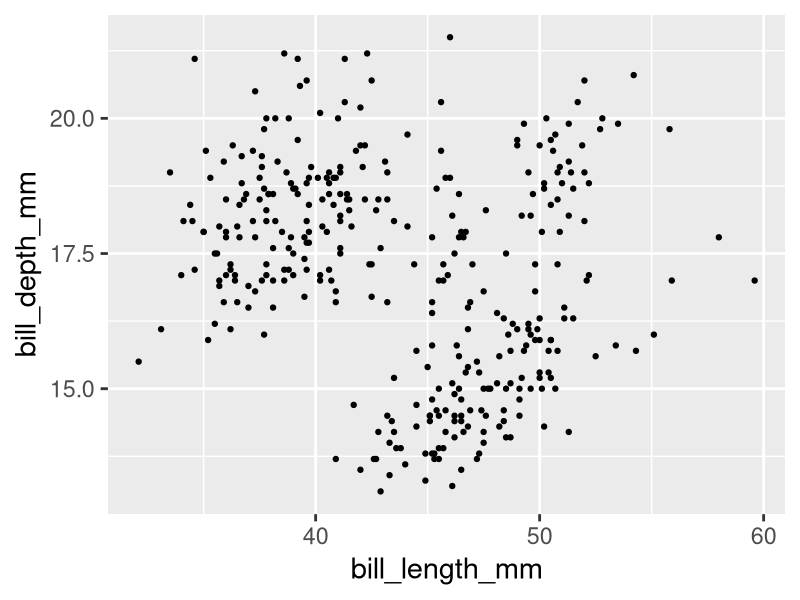
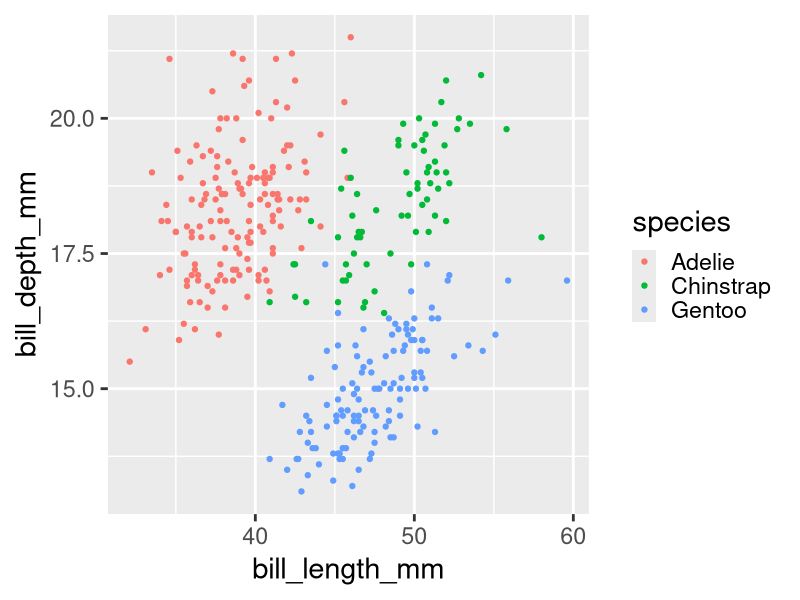
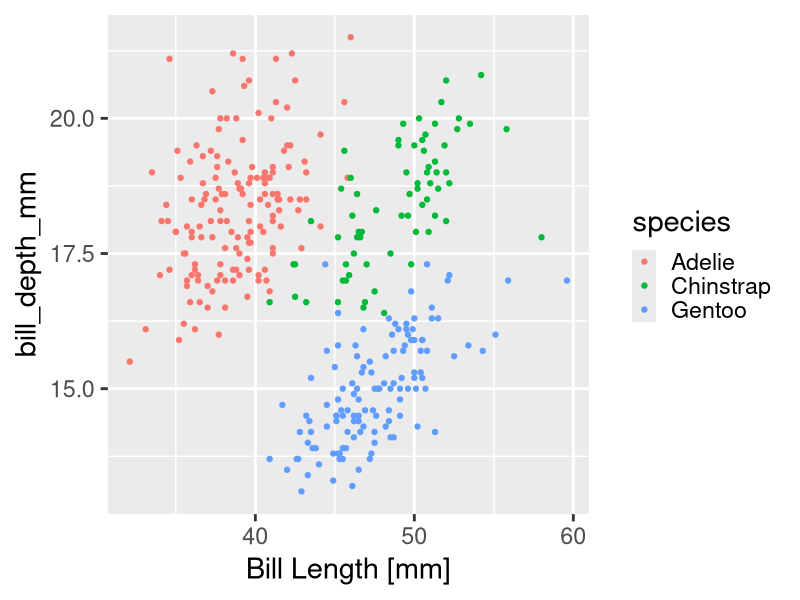
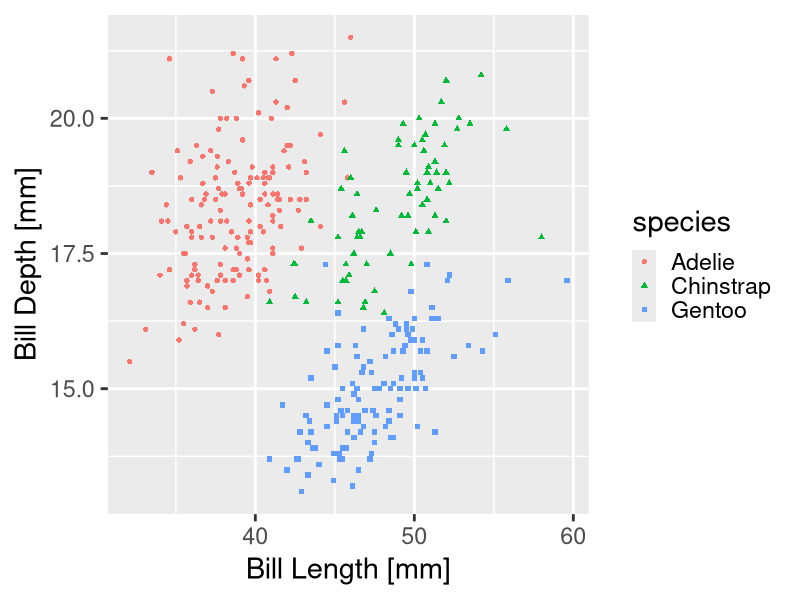
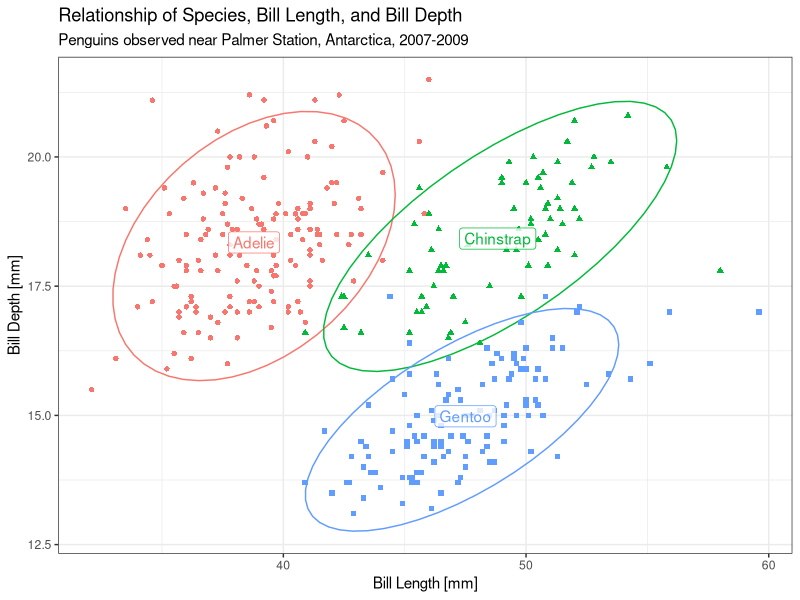
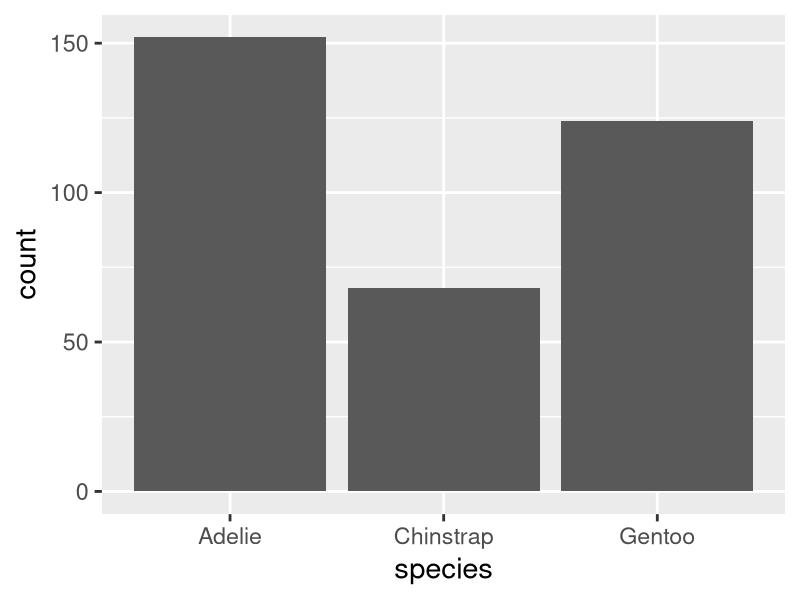
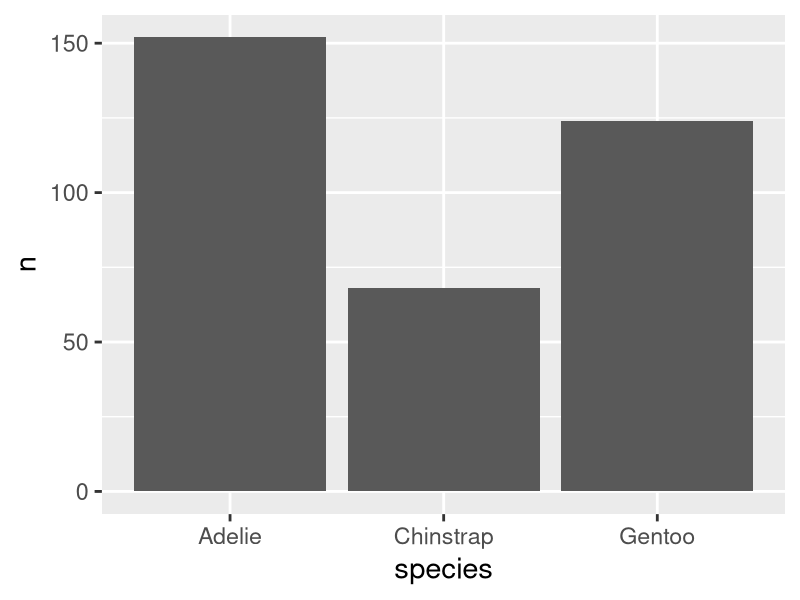
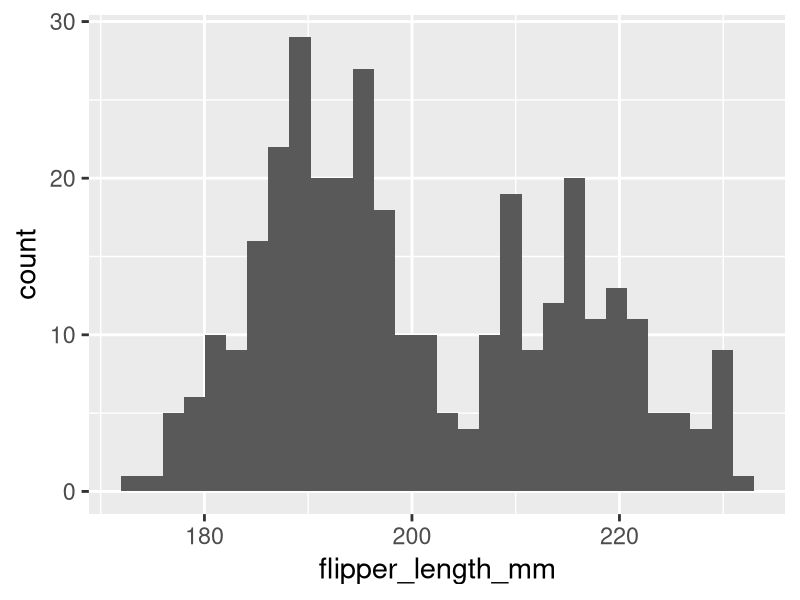

Here is the R script that generated these plots, in order:
## ---- chunk 1
library(palmerpenguins)
head(penguins)
## ---- chunk 2
library(tidyverse)
theme_set(theme_gray(base_size = 21))
## ---- chunk 3
#| fig.dpi: 900
#| out-width: 50%
#| fig-asp: 0.618
#| fig-align: center
ggplot(penguins, aes(x = bill_length_mm, bill_depth_mm)) + 
  geom_point()
## ---- chunk 4
#| fig.dpi: 900
#| out-width: 50%
#| fig-asp: 0.618
#| fig-align: center
ggplot(penguins, aes(x = bill_length_mm, bill_depth_mm, color = species)) + 
  geom_point()
## ---- chunk 5
#| fig.dpi: 900
#| out-width: 50%
#| fig-asp: 0.618
#| fig-align: center
ggplot(penguins, aes(x = bill_length_mm, bill_depth_mm, color = species)) + 
  geom_point() + 
  xlab("Bill Length [mm]")
## ---- chunk 6
#| fig.dpi: 900
#| out-width: 50%
#| fig-asp: 0.618
#| fig-align: center
ggplot(penguins,
       aes(
         x = bill_length_mm,
         y = bill_depth_mm,
         color = species,
         shape = species
       )) + 
  geom_point() + 
  xlab("Bill Length [mm]") +
  ylab("Bill Depth [mm]")
## ---- chunk 7
#| fig.dpi: 900
#| out-width: 90%
#| fig-asp: 0.618
#| fig-width: 7
#| fig-align: center
ggplot(penguins,
       aes(
         x = bill_length_mm,
         bill_depth_mm,
         color = species,
         shape = species,
         label = species,
         group = species
       )) + 
  stat_ellipse() + 
  geom_point() + 
  geom_label(
    data = penguins |> group_by(species) |> summarize(across(c(bill_length_mm, bill_depth_mm), mean, na.rm=T)),
    alpha = 0.8
  ) + 
  xlab("Bill Length [mm]") +
  ylab("Bill Depth [mm]") + 
  ggtitle("Relationship of Species, Bill Length, and Bill Depth",
          "Penguins observed near Palmer Station, Antarctica, 2007-2009") +
  theme_bw() + 
  theme(legend.position = 'none')
## ---- chunk 8
# if you want ggplot to tally up your data, use geom_bar
ggplot(penguins, aes(x = species)) + 
  geom_bar()
## ---- chunk 9
# if your data are already tallied up, use geom_col
counts_df <- count(penguins, species)
counts_df
## ---- chunk 10
#| output-location: column
ggplot(counts_df, aes(x = species, y = n)) + 
  geom_col()
## ---- chunk 11
ggplot(penguins, aes(x = flipper_length_mm)) + 
  geom_histogram()
## ---- chunk 12
ggplot(penguins, aes(x = flipper_length_mm)) + 
  geom_histogram(bins = 50)
## ---- chunk 13
ggplot(penguins, aes(x = flipper_length_mm, fill = species)) + 
  geom_histogram()
## ---- chunk 14
ggplot(penguins, aes(x = flipper_length_mm)) + 
  geom_density()
## ---- chunk 15
ggplot(penguins, aes(x = flipper_length_mm, fill = species)) + 
  geom_density()
## ---- chunk 16
ggplot(penguins, aes(x = flipper_length_mm, fill = species)) + 
  geom_density(alpha = 0.7)
## ---- chunk 17
#| fig.dpi: 900
#| out-width: 50%
#| fig-asp: 0.618
#| fig-align: center
ggplot(penguins, 
       aes(
         x = flipper_length_mm, 
         y = bill_length_mm, 
         color = species)) +
  geom_point()
## ---- chunk 18
#| fig.dpi: 900
#| out-width: 50%
#| fig-asp: 0.618
#| fig-align: center
ggplot(penguins, 
       aes(
         x = flipper_length_mm, 
         y = bill_length_mm, 
         color = species)) +
  geom_point(size = 3)
## ---- chunk 19
#| fig.dpi: 900
#| out-width: 50%
#| fig-asp: 0.618
#| fig-align: center
ggplot(penguins, 
       aes(
         x = flipper_length_mm, 
         y = bill_length_mm, 
         color = species,
         size = body_mass_g)) +
  geom_point()
## ---- chunk 20
#| fig.dpi: 900
#| out-width: 50%
#| fig-asp: 0.618
#| fig-align: center
ggplot(penguins, 
       aes(
         x = flipper_length_mm, 
         y = bill_length_mm, 
         color = species,
         size = body_mass_g)) +
  geom_point(alpha = 0.6)
## ---- chunk 21
#| output-location: column
flipper_length_over_time <- 
  data.frame(
  year = c(2007, 2007, 2007, 
           2008, 2008, 2008, 
           2009, 2009, 2009),
  flipper_length_mm = 
    c(186.5, 192.4, 215.1,
      191.0, 197.7, 217.5,
      192.0, 198.0, 218.4), 
  species = as.factor(
    c(
      "Adelie", "Chinstrap", "Gentoo",
      "Adelie", "Chinstrap", "Gentoo",
      "Adelie", "Chinstrap", "Gentoo"
    )))

ggplot(flipper_length_over_time,
       aes(x = year,
           y = flipper_length_mm,
           color = species)) + 
  geom_line()
## ---- chunk 22
ggplot(flipper_length_over_time,
       aes(x = year,
           y = flipper_length_mm,
           color = species)) + 
  geom_line() + 
  geom_point()
## ---- chunk 23
population_over_time <- 
  longley |> 
  select(Year, Employed, Unemployed, Armed.Forces) |> 
  tidyr::pivot_longer(
    cols = c(Employed, Unemployed, Armed.Forces),
    names_to = 'group',
    values_to = 'population_size'
  ) |> 
  rename(year = Year)

knitr::kable(population_over_time)
## ---- chunk 24
ggplot(population_over_time,
       aes(x = year,
           y = population_size,
           fill = group)) +
  geom_area(alpha = 0.8, color = 'dimgrey') + 
  scale_fill_viridis_d(option = 'viridis', end = 0.75)
## ---- chunk 25
ggplot(penguins, aes(x = bill_length_mm, y = bill_depth_mm, label = species)) + 
  geom_text()
## ---- chunk 26
# remember counts_df from earlier? 
counts_df
## ---- chunk 27
#| output-location: column
ggplot(counts_df, aes(x = species, y = n)) + 
  geom_col() + 
  geom_text(
    mapping = aes(y = n + 10, label = n),
    size = 8
  )
## ---- chunk 28
ggplot(penguins, aes(x = species, y = flipper_length_mm)) + 
  geom_boxplot()
## ---- chunk 29
ggplot(penguins, aes(x = species, y = flipper_length_mm,
                     color = species, fill = species)) + 
  geom_jitter() + 
  geom_boxplot(alpha = 0.6, color = 'black', outlier.color = NA)
## ---- chunk 30
ggplot(penguins, aes(x = species, y = flipper_length_mm)) + 
  geom_violin()
## ---- chunk 31
ggplot(penguins, aes(x = species, y = flipper_length_mm,
                     color = species, fill = species)) + 
  geom_jitter() + 
  geom_violin(color = 'black', alpha = 0.5)
## ---- chunk 32
x <- 5:(5+352)

days <- c('Sunday', 'Monday', 'Tuesday', 'Wednesday', 'Thursday', 'Friday', 'Saturday')

xdays <- days[(x - 1) %% 7 + 1]

y <- rnorm(n = length(x)) + sin(x/25) * 2 + 5 + ifelse(x %% 7 %in% 2:6, 2, 0)

bound <- function(x, xmin, xmax) {
  x <- ifelse(x < xmin, xmin, x)
  x <- ifelse(x > xmax, xmax, x)
  x
}

y <- bound(y, 0, 10)

df <- 
  data.frame(
    weekday = xdays,
    week = (x - 1) %/% 7,
    productivity = y
  )

df$weekday <- forcats::fct_rev(factor(df$weekday, levels = days))
## ---- chunk 33
#| fig-asp: .3
ggplot(df,
       aes(x = week,
           y = weekday,
           fill = productivity)) + 
  geom_tile()
## ---- chunk 34
#| fig-asp: .3
ggplot(df, aes(x = week, y = weekday, fill = productivity)) + 
  geom_tile() + 
  scale_fill_viridis_c()
## ---- chunk 35
ggplot(penguins, aes(x = bill_length_mm, y = bill_depth_mm)) + 
  geom_point() + 
  facet_wrap(~species)
## ---- chunk 36
ggplot(penguins, aes(x = bill_length_mm, y = bill_depth_mm)) + 
  geom_point() + 
  facet_grid(sex~species)
## ---- chunk 37
df <- data.frame(
  x = c(rnorm(n = 10000, sd = .5), rnorm(n = 20000, mean = 1.5), sd = .35),
  y = c(rnorm(n = 10000, sd = .5), rnorm(n = 20000, mean = 1.5), sd = .35)
)

ggplot(df, aes(x = x, y = y)) + 
  geom_point()
## ---- chunk 38
ggplot(df, aes(x = x)) + 
  geom_histogram()
## ---- chunk 39
ggplot(df, aes(x = y)) + 
  geom_histogram()
## ---- chunk 40
ggplot(df, aes(x = x, y = y)) + 
  geom_point() + 
  geom_density_2d()
## ---- chunk 41
ggplot(df, aes(x = x, y = y)) + 
  geom_point(alpha = 0.05)
## ---- chunk 42
ggplot(penguins, aes(x = species, y = body_mass_g)) + 
  stat_summary(fun = mean, geom = 'point', size = 5)
## ---- chunk 43
ggplot(penguins, aes(x = species, y = body_mass_g)) + 
  stat_summary(fun = mean, geom = 'pointrange',
               fun.max = max, fun.min = min,
               size = 5)
## ---- chunk 44
ggplot(penguins, aes(x = species, y = body_mass_g)) + 
  stat_summary(fun.data = mean_cl_normal, geom = 'pointrange',
               size = 5)
## ---- chunk 45
df <- data.frame(
  x = rlnorm(n = 10000, meanlog = 5)
)
## ---- chunk 46
ggplot(df, aes(x = x)) + 
  geom_histogram()
## ---- chunk 47
ggplot(df, aes(x = x)) + 
  geom_histogram() + 
  scale_x_log10()
## ---- chunk 48
df <- expand.grid(x = seq(0, 1, 0.05), y = seq(0, 1, 0.05)) |> 
 mutate(z = -1 * (x-.5)^2 - (y/2-.25 + .25*x)^2 + x * y)
## ---- chunk 49
#| fig-asp: .35
ggplot(df, aes(x = x, y = y, fill = z)) + 
  geom_tile() +
  scale_fill_distiller()

ggplot(df, aes(x = x, y = y, fill = z)) + 
  geom_tile() +
  scale_fill_distiller(palette = 'RdYlBu')
## ---- chunk 50
#| fig-asp: .35
ggplot(df, aes(x = x, y = y, fill = z)) + 
  geom_tile() +
  scale_fill_viridis_c()

ggplot(df, aes(x = x, y = y, fill = z)) + 
  geom_tile() +
  scale_fill_viridis_c(option = 'magma')
## ---- chunk 51
df <- data.frame(household_income = rlnorm(n = 1000, meanlog = log(50000)))
## ---- chunk 52
ggplot(df, aes(x = household_income)) + 
  geom_histogram() + 
  scale_x_log10(labels = scales::dollar_format())
## ---- chunk 53
df <- data.frame(program = c("BA/BS", "MA/MS", "PhD"),
                 admit_rate = c(.125, .2, .05))
## ---- chunk 54
ggplot(df, aes(x = program, y = admit_rate)) + 
  geom_point(size = 5) + 
  scale_y_continuous(labels = scales::percent_format(), limits = c(0, NA))
## ---- chunk 55
#| fig-asp: .3
plt <- ggplot(df, aes(x = program, y = admit_rate)) + 
  geom_point(size = 5) + 
  scale_y_continuous(labels = scales::percent_format(), limits = c(0, NA))

plt + theme_classic()

plt + theme_linedraw()
## ---- chunk 56
#| fig-asp: .3
plt + theme_dark()

plt + theme_void()
